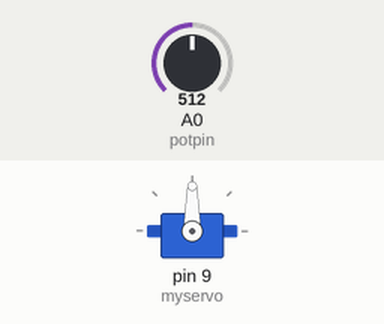
A sketch run on a simulated Arduino Uno, built with avr-gcc and run on an emulated ATmega328P. On the bench: servo. Inputs (shaded band) come from the test bench; at power-on: A0 (potpin) = 512.

Above: at 1.2 s.
1.3 s: A0 (potpin) set to 716
At 2.3 s:
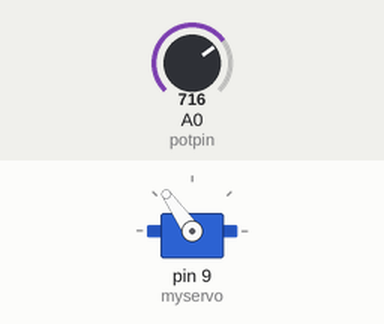
2.8 s: A0 (potpin) set to 900
At 3.1 s:
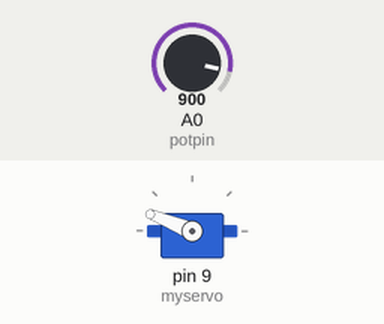
4.3 s: A0 (potpin) set to 1023
At 5.5 s:
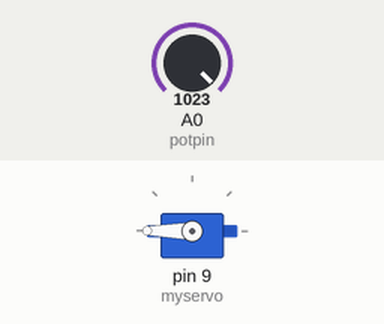
5.8 s: A0 (potpin) set to 306
At 6.6 s:
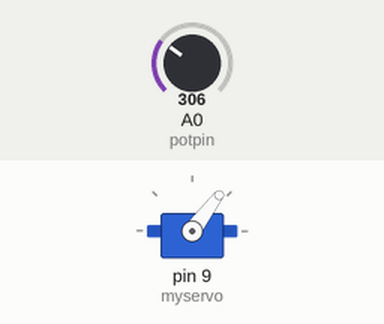
7.3 s: A0 (potpin) set to 122
At 8.0 s:
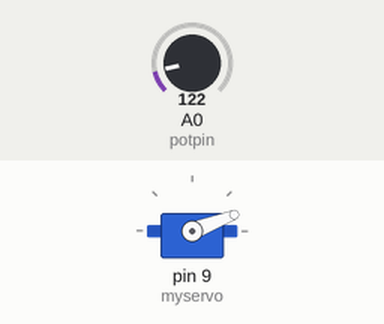
Timing chart, 0 to 9.8 s (numbered marks = the images above; inputs shaded):
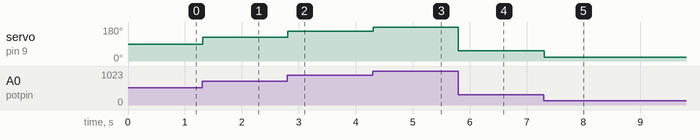

The sketch:

example2_task2.ino
```cpp
#include <Servo.h>
Servo myservo;
int pos;
int potpin = 0;
int switchPin = 10;

void setup()
{
	myservo.attach(9);
	pinMode(switchPin, INPUT);
}
void loop()
{
		pos = analogRead(potpin);
		pos = map(pos, 0, 1023, 0 ,180);
		myservo.write(pos);
		delay(15);

}
```

Measured:
- after the input at 1.3 s, servo on pin 9 (myservo): 90° → 125° at once
- after the input at 2.8 s, servo on pin 9 (myservo): 125° → 158° at once
- after the input at 4.3 s, servo on pin 9 (myservo): 158° → 180° at once
- after the input at 5.8 s, servo on pin 9 (myservo): 180° → 53° at once
- after the input at 7.3 s, servo on pin 9 (myservo): 53° → 21° at once
